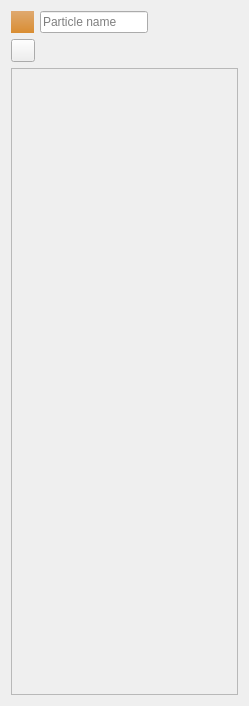
<?xml version="1.0" encoding="UTF-8"?>
<ui version="4.0">
 <class>effectorInspector</class>
 <widget class="QWidget" name="effectorInspector">
  <property name="windowModality">
   <enum>Qt::NonModal</enum>
  </property>
  <property name="geometry">
   <rect>
    <x>0</x>
    <y>0</y>
    <width>249</width>
    <height>706</height>
   </rect>
  </property>
  <property name="minimumSize">
   <size>
    <width>0</width>
    <height>0</height>
   </size>
  </property>
  <property name="windowTitle">
   <string>Item</string>
  </property>
  <property name="inputMethodHints">
   <set>Qt::ImhNone</set>
  </property>
  <layout class="QVBoxLayout" name="verticalLayout_2">
   <item>
    <layout class="QHBoxLayout" name="horizontalLayout">
     <item>
      <widget class="QWidget" name="particNameIco" native="true">
       <property name="minimumSize">
        <size>
         <width>23</width>
         <height>22</height>
        </size>
       </property>
       <property name="maximumSize">
        <size>
         <width>23</width>
         <height>22</height>
        </size>
       </property>
       <property name="styleSheet">
        <string notr="true">background-color: qlineargradient(spread:pad, x1:0, x2:0, y1:0, y2:1, stop:0 rgba(223, 169, 112, 255), stop:1 rgba(217, 141, 50, 255));</string>
       </property>
      </widget>
     </item>
     <item>
      <widget class="QLineEdit" name="particleName">
       <property name="text">
        <string/>
       </property>
       <property name="placeholderText">
        <string>Particle name</string>
       </property>
       <property name="clearButtonEnabled">
        <bool>true</bool>
       </property>
      </widget>
     </item>
     <item>
      <spacer name="horizontalSpacer">
       <property name="orientation">
        <enum>Qt::Horizontal</enum>
       </property>
       <property name="sizeHint" stdset="0">
        <size>
         <width>40</width>
         <height>20</height>
        </size>
       </property>
      </spacer>
     </item>
    </layout>
   </item>
   <item>
    <layout class="QHBoxLayout" name="horizontalLayout_2">
     <item>
      <widget class="QToolButton" name="itemTitleIco">
       <property name="text">
        <string/>
       </property>
      </widget>
     </item>
     <item>
      <widget class="QLabel" name="itemName">
       <property name="text">
        <string/>
       </property>
      </widget>
     </item>
     <item>
      <spacer name="horizontalSpacer_2">
       <property name="orientation">
        <enum>Qt::Horizontal</enum>
       </property>
       <property name="sizeHint" stdset="0">
        <size>
         <width>40</width>
         <height>20</height>
        </size>
       </property>
      </spacer>
     </item>
    </layout>
   </item>
   <item>
    <widget class="QScrollArea" name="scrollArea">
     <property name="sizePolicy">
      <sizepolicy hsizetype="Expanding" vsizetype="Expanding">
       <horstretch>0</horstretch>
       <verstretch>0</verstretch>
      </sizepolicy>
     </property>
     <property name="widgetResizable">
      <bool>true</bool>
     </property>
     <widget class="QWidget" name="scrollAreaWidgetContents">
      <property name="geometry">
       <rect>
        <x>0</x>
        <y>0</y>
        <width>229</width>
        <height>626</height>
       </rect>
      </property>
      <layout class="QGridLayout" name="gridLayout">
       <item row="0" column="0">
        <layout class="QVBoxLayout" name="verticalLayout"/>
       </item>
       <item row="1" column="0">
        <spacer name="verticalSpacer">
         <property name="orientation">
          <enum>Qt::Vertical</enum>
         </property>
         <property name="sizeHint" stdset="0">
          <size>
           <width>20</width>
           <height>40</height>
          </size>
         </property>
        </spacer>
       </item>
      </layout>
     </widget>
    </widget>
   </item>
  </layout>
 </widget>
 <resources>
  <include location="OpenParticleEditor.qrc"/>
 </resources>
 <connections/>
</ui>
